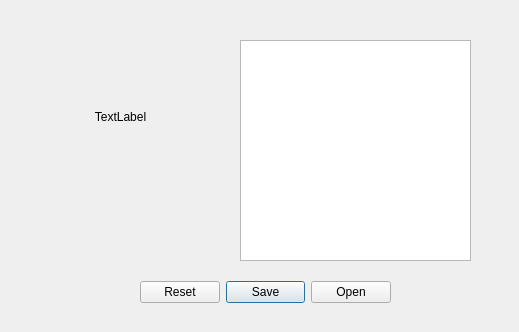
<?xml version="1.0" encoding="UTF-8"?>
<ui version="4.0">
 <class>Maslov</class>
 <widget class="QWidget" name="Maslov">
  <property name="geometry">
   <rect>
    <x>0</x>
    <y>0</y>
    <width>519</width>
    <height>332</height>
   </rect>
  </property>
  <property name="windowTitle">
   <string>Form</string>
  </property>
  <widget class="QLabel" name="label">
   <property name="geometry">
    <rect>
     <x>30</x>
     <y>26</y>
     <width>181</width>
     <height>181</height>
    </rect>
   </property>
   <property name="text">
    <string>TextLabel</string>
   </property>
   <property name="alignment">
    <set>Qt::AlignCenter</set>
   </property>
  </widget>
  <widget class="QTextEdit" name="textEdit">
   <property name="geometry">
    <rect>
     <x>240</x>
     <y>40</y>
     <width>231</width>
     <height>221</height>
    </rect>
   </property>
  </widget>
  <widget class="QDialogButtonBox" name="buttonBox">
   <property name="geometry">
    <rect>
     <x>140</x>
     <y>280</y>
     <width>251</width>
     <height>25</height>
    </rect>
   </property>
   <property name="standardButtons">
    <set>QDialogButtonBox::Open|QDialogButtonBox::Reset|QDialogButtonBox::Save</set>
   </property>
  </widget>
 </widget>
 <resources/>
 <connections/>
</ui>
